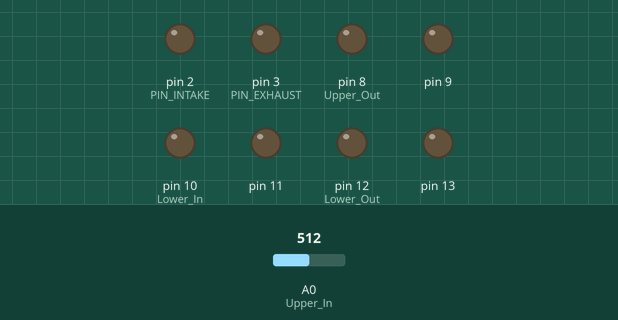
Simulated run of this sketch. Board: Arduino Uno, built with avr-gcc and run on an emulated ATmega328P. On the bench: output pins drawn as LEDs (lit = HIGH). Inputs (shaded band) come from the test bench; at power-on: A0 (Upper_In) = 512. What the sketch prints to the serial monitor is not drawn. At 18.7 s the program stops and its outputs stay as they are.

Above: at 3.2 s.
3.3 s: A0 (Upper_In) set to 410
At 3.37 s:
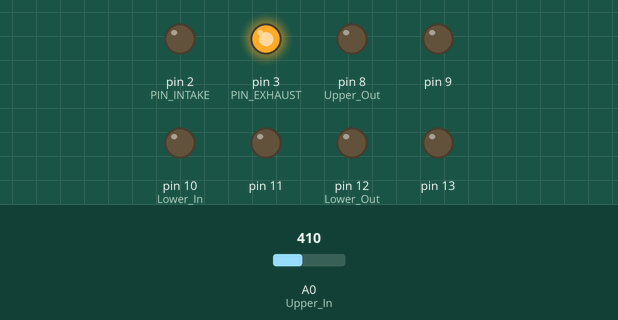
6.3 s: A0 (Upper_In) set to 385
9.3 s: A0 (Upper_In) set to 122
At 9.64 s:
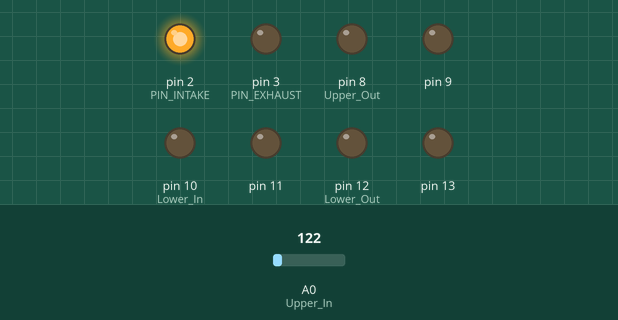
12.3 s: A0 (Upper_In) set to 144
15.3 s: A0 (Upper_In) set to 159
Timing chart, 0 to 20.2 s (numbered marks = the images above; inputs shaded):
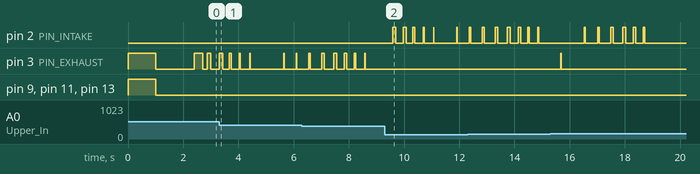

The sketch:

25_01_23_one_mckibben.ino
```cpp
// 単体のマッキベンの内圧にSINカーブを描かせて精度とかを確かめる実験
// 時間幅による制御が実現できたことを示す

//1－27最新版

#include <Arduino.h>
#include <MsTimer2.h>

// --------------------------------------------- //

// sinカーブの周期[ms]
#define SIN_T 4000.0f
// sinカーブの振幅[kPa]
#define SIN_A 150.0f
// sinカーブの中心圧力[kPa]
#define SIN_CENTRE 250.0f
// 1ステップごとの待ち時間[ms]
#define STEP_WAIT 400

// 使う人工筋の設定(Upper IN)
#define PIN_P_SENSOR A0
#define PIN_INTAKE 2
#define PIN_EXHAUST 3

#define A_0_EXH 0.95f
//#define A_0_EXH 1.30f  //供給圧100kPa用

#define A_0_INT 0.44f
//#define A_0_INT 0.70f;

//供給圧[kPa]
#define COMPRESSOR 500.0f


// --------------------------------------------- //

// 1ループで何s計算を進めるか
#define dt 0.001f

//環境設定
#define L_FIBRE 137.4f
#define N_TURNS 1.9833f
#define TEMPERATURE 293.0f
#define k 1.4f
#define R 287.0f
#define L_n 119.0f

#define PI 3.1415f

//マッキベンの近似式の係数
#define alpha 0.00079655f
#define beta -0.0004066f
#define gamma -15.2184f

float getPressure(int analogPin);

volatile float p_target = 0.0f;
volatile float p_current = 0.0f;


// 1msに一回これを回す
void sampling() {
  Serial.print(getPressure(PIN_P_SENSOR));
  Serial.print(",");
  Serial.println(p_target);
//  Serial.print(",");
  //Serial.println(PORTD);

  //sinカーブから目標圧を設定
  p_target = SIN_A * sin((millis() / SIN_T) * 2.0f * PI) + SIN_CENTRE;
}

void pin_init();

unsigned long startTime;
void setup() {
  pin_init();

  MsTimer2::set(5, sampling);
  MsTimer2::start();

  startTime = millis();
}

// マッキベンの全長から容積を推定する
float calcVolume(float mckibben_length) {
  if (mckibben_length > L_FIBRE) mckibben_length = L_FIBRE;
  else if (mckibben_length < 85.0f) mckibben_length = 85.0f;

  float d_muscle = (L_FIBRE * sin(acos(mckibben_length / L_FIBRE))) / (N_TURNS * PI);
  float d_inner = d_muscle - 2.8f;
  float volume = d_inner * d_inner * PI * mckibben_length / 4;
  return volume;
}

// 無負荷時の理論上の体積を圧力から求める
const float lca = -3.5185f * pow(10.0, -7);
const float lcb = 4.4603f * pow(10.0, -4);
const float lcc = -0.1973f;
const float lcd = 119.1270f;
float calcVolumeFree(float pressure) {
  float L = lca * pow(pressure, 3) + lcb * pow(pressure, 2) + lcc * pressure + lcd;
  return calcVolume(L);
}

// 上流圧力と下流圧力から質量流量を計算する
float calcDeltaM(float p_in, float p_out, bool isExhaust) {

  float A_0; //実験を元に決める
  if (isExhaust)
  {
    A_0 = A_0_EXH;
  }
  else
  {
    A_0 = A_0_INT;
  }

  float CA = (A_0 * p_in) / sqrt(TEMPERATURE);
  if (p_in * pow(2.0f / (k + 1.0f), k / (k - 1.0f)) >= p_out) {
    float CB = sqrt((k / R) * pow(2.0f / (k + 1.0f), (k + 1.0f) / (k - 1.0f)));
    return CA * CB;
  }
  float CC = sqrt((2.0f * k) / (R * (k - 1.0f)));
  float CD = pow(p_out / p_in, 1.0f / k);
  float CE = sqrt(1.0f - pow(p_out / p_in, (k - 1.0f) / k));
  return CA * CC * CD * CE;
}

float calcDeltaP(float delta_m, float v, float dv, float p) {
  float k1 = 1.4f;
  float k2 = 1.4f;
  return ((k1 * R * TEMPERATURE * delta_m * 1000.0f) / v - (k2 * dv * p) / v);
}


int calcTimeWidth(float p_current, float p_target, float v_current, float pipe_volume) {
  float p = p_current;
  float v = v_current + pipe_volume;
  float dv = 0.0f;
  int roop_count = 0;
  float dm;
  float dp;
  if (p_current < p_target) {
    while ((p <= p_target) && (roop_count < 300)) {
      dm = calcDeltaM(COMPRESSOR, p, false);
      dp = calcDeltaP(dm, v, dv, p);
      p += (dp * dt);
      roop_count++;

      float v_new = calcVolumeFree(p) + pipe_volume;
      dv = (v_new - v) / dt;
      v = v_new;
    }
  } else {
    while ((p >= p_target) && (roop_count > -300)) {
      dm = -1 * calcDeltaM(p, 0.0f, true);
      dp = calcDeltaP(dm, v, dv, p);
      p += (dp * dt);
      roop_count--;

      float v_new = calcVolumeFree(p) + pipe_volume;
      dv = (v_new - v) / dt;
      v = v_new;
    }
  }
  return roop_count;
}

unsigned long stopwatch;

//桁落ちするので，体積はmm^3で扱う
#define PIPE_U (4.9087f * 1300.0f)
#define PIPE_L (4.9087f * 1900.0f)

float v_current;
int time_width;
void loop() {
  //calcTimeWidth(0.0f, 500.0f, calcVolumeFree(0.0f), PIPE_U);
  //calcTimeWidth(500.0f, 0.0f, calcVolumeFree(500.0f), PIPE_U);
  //  while(true){
  //    Serial.println(SIN_A*sin((millis()/SIN_T)*2.0f*PI) + SIN_CENTRE);
  //  };

  stopwatch = millis();

  //現在圧を測定
  p_current = getPressure(PIN_P_SENSOR);

  //現在圧から無負荷時の理論上の容積を推定
  v_current = calcVolumeFree(p_current);

  time_width = calcTimeWidth(p_current, p_target, v_current, PIPE_U);


  if (time_width > 0) {
    if(time_width > STEP_WAIT) time_width = STEP_WAIT;
    digitalWrite(PIN_INTAKE, HIGH);
    delay(time_width);
    digitalWrite(PIN_INTAKE, LOW);
  } else {
    if(time_width < -STEP_WAIT) time_width = -STEP_WAIT;
    digitalWrite(PIN_EXHAUST, HIGH);
    delay(-time_width);
    digitalWrite(PIN_EXHAUST, LOW);
  }

//  Serial.print(p_target);
//  Serial.print(">");
//  Serial.print(p_current);
//  Serial.print(">");
//  Serial.println(time_width);

  if (millis() - startTime > 16000) {
    MsTimer2::stop();
    while (true);
  }

   //1ループの周期がすぎるのを待つ
  while (millis() - STEP_WAIT < stopwatch) {}
}

void pin_init() {
  pinMode (A0, INPUT); // Upper In
  pinMode (A1, INPUT); // Upper Out
  pinMode (A2, INPUT); // Lower In
  pinMode (A3, INPUT); // Lower Out

  pinMode (A4, INPUT); // theta1
  pinMode (A5, INPUT); // theta2

  pinMode (2, OUTPUT); // Upper In
  pinMode (3, OUTPUT);
  pinMode (8, OUTPUT); // Upper Out
  pinMode (9, OUTPUT);
  pinMode (10, OUTPUT); // Lower In
  pinMode (11, OUTPUT);
  pinMode (12, OUTPUT); // Lower Out
  pinMode (13, OUTPUT);

  Serial.begin(115200);

  //いちど全部排気してから，閉じる
  digitalWrite(2, LOW);
  digitalWrite(3, HIGH);
  digitalWrite(8, LOW);
  digitalWrite(9, HIGH);
  digitalWrite(10, LOW);
  digitalWrite(11, HIGH);
  digitalWrite(12, LOW);
  digitalWrite(13, HIGH);
  delay(1000);
  digitalWrite(2, LOW);
  digitalWrite(3, LOW);
  digitalWrite(8, LOW);
  digitalWrite(9, LOW);
  digitalWrite(10, LOW);
  digitalWrite(11, LOW);
  digitalWrite(12, LOW);
  digitalWrite(13, LOW);
  delay(1000);
}

float getPressure(int analogPin) {
  // アナログ値を圧力に変換する（単位はkPa）
  int analogValue = analogRead(analogPin);
  float v = (5.0f * analogValue) / 1024.0f;
  return max(0.0f, ((v * 1034.120f) / 4.5f) - 51.0f);
}
```

Measured:
- after the input at 9.3 s, pin 3 (PIN_EXHAUST): stops changing and stays LOW
